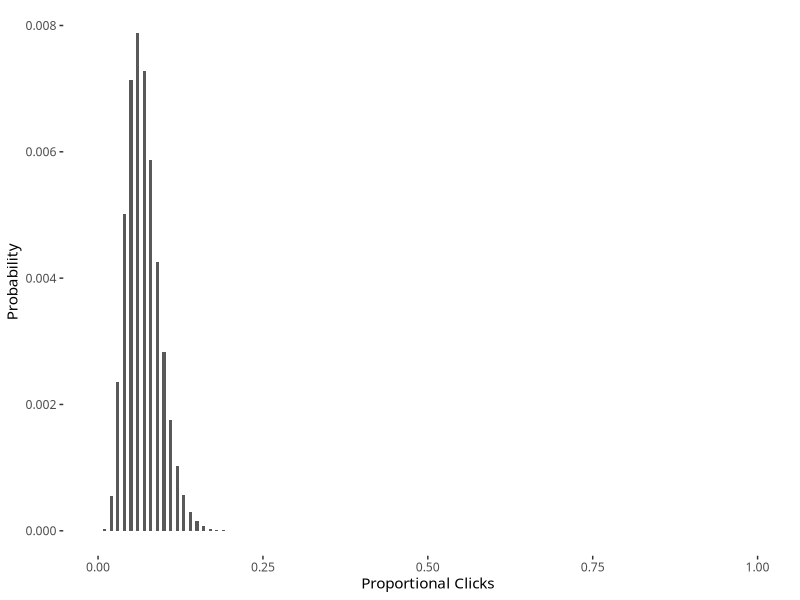

Source code (R):
## ---- chunk 1
library(tidyverse)
library(ggthemes)
old <- theme_set(theme_tufte() + theme(text = element_text(family = "Menlo")))

# parameters: 
# number of ads shown
# number of visitors & proportional clicks
n_ads_shown <- 100
n_visitors  <- seq(0, 100, 1)
prop_clicks <- seq(0, 1, 0.01)

params <-
  expand.grid(prop_clicks = prop_clicks, n_visitors = n_visitors) %>%
  as_tibble()

# setup joint probability distribution
jpdf <- params %>% 
  mutate(
    # assume prior uniform from 0 to 20%
    prior      = dunif(prop_clicks, min = 0, max = .2), 
    # generative model goes here
    likelihood = dbinom(n_visitors, size = n_ads_shown, prob = prop_clicks), 
    # on Bayes theorem
    probs      = prior * likelihood,
    probs      = probs / sum(probs)
  )
jpdf

# update prior based on posterior
# conditioned on x visitors
jpdf %>% 
    filter(n_visitors == 6) %>% 
    ggplot(aes(prop_clicks, probs)) + 
    geom_bar(stat = "identity", width = 0.005) + 
    labs(x = "Proportional Clicks", y = "Probability")
